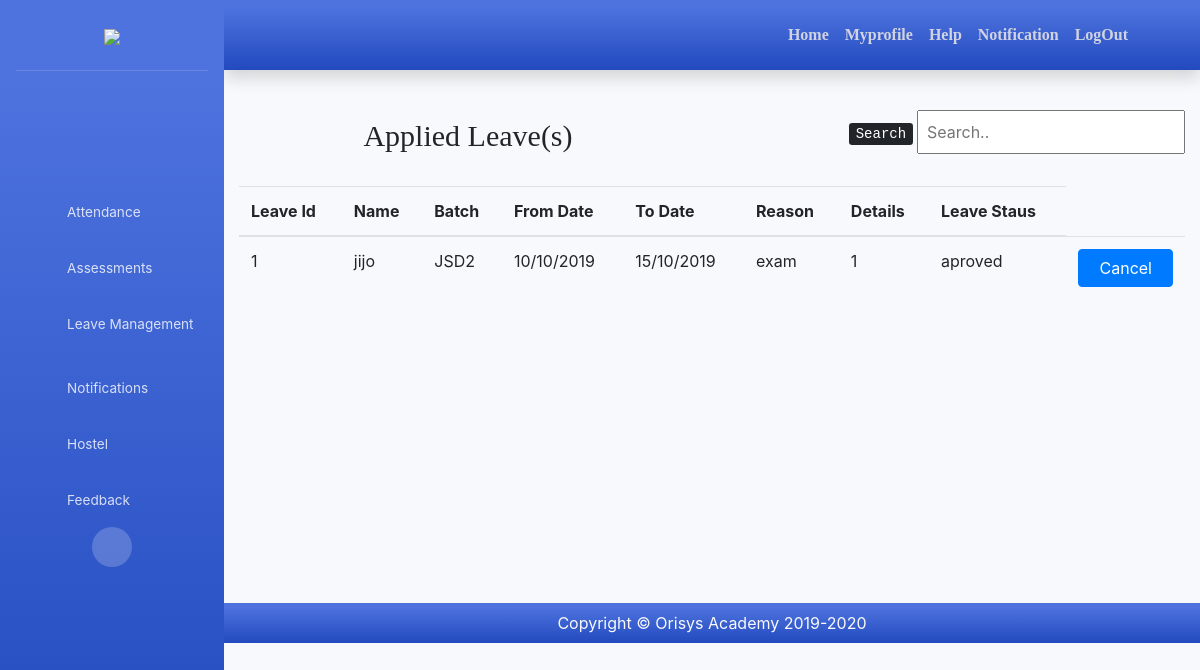
Page /studen-applied-leave/ (signed in) on the committed database.
### student/models.py (models this page shows)
class student_leave(models.Model):
    leave_id        = models.IntegerField(primary_key=True)
    name            = models.CharField(max_length=200)
    batch           = models.CharField(max_length=200,default='JSD2')
    from_date       = models.CharField(max_length=200)
    to_date         = models.CharField(max_length=200)
    reason          = models.CharField(max_length=200)
    describ         = models.CharField(max_length=200)
    status          = models.CharField(max_length=200,default='pending')
    class Meta:
       db_table = 'student_leave'

### student/views.py (the view)
# urls.py: path('studen-applied-leave/',views.st_appliedleave_view,name='stud_applied_leav'),
def st_appliedleave_view(request):
    QuerySet    = student_leave.objects.all().filter(name=request.session['stud_user'])
    return render(request,'student_applied_leave.html',{'stud_data':QuerySet})

### student/templates/student_applied_leave.html (shortened to what this page needs)
{% load static %}
<!DOCTYPE html>
<html lang="en">
<head>
  <link  rel="stylesheet" href="{% static 'fontawesome/css/all.min.css' %}">
  <link  rel="stylesheet" href="{% static 'css/sb-admin-2.min.css' %}" >
  <link  rel="stylesheet" href="{% static 'css/bootstrap.min.css' %}" >
  <link  rel="stylesheet" href="{% static 'css/style.css' %}" >
</head>
<body id="page-top" >
  <div id="wrapper">
    <ul class="navbar-nav bg-gradient-primary sidebar sidebar-dark accordion" id="accordionSidebar">
      <a class="sidebar-brand d-flex align-items-center justify-content-center" href="index.php">
			<div>
		<img src="{% static 'img/log.svg' %}" class="img-fluid">
        </div>
      </a>
      <hr class="sidebar-divider my-0">
      <li class="nav-item active">
        <a class="nav-link" href="index.php" class="text-center">
          <i class="fas fa-user user-font px-4"></i></a></li>
	   <li class="nav-item">
        <a class="nav-link collapsed" href="{% url 'student_attendence' %}">
          <i class="fas fa-user-graduate px-3"></i>
          <span>Attendance</span>
        </a>
      <li class="nav-item">
        <a class="nav-link collapsed" href="{% url 'student_assesmnt' %}">
          <i class="fas fa-chalkboard-teacher px-3"></i>
          <span>Assessments</span>
        </a>
      </li>
      <li class="nav-item">
        <a class="nav-link collapsed" href="#" data-toggle="collapse" data-target="#collapsePages" aria-expanded="true" aria-controls="collapsePages">
          <i class="fas fa-school px-3"></i>
         <span>Leave Management</span>
        </a>
      </li>
      <li class="nav-item">
        <a class="nav-link collapsed" href="notification.php">
          <i class="fas fa-bell px-3"></i>
          <span>Notifications</span>
        </a>
      </li>
      <li class="nav-item">
        <a class="nav-link" href="hostel.php">
          <i class="fas fa-info-circle px-3"></i>
          <span>Hostel</span></a>
      </li>
	  <li class="nav-item">
        <a class="nav-link" href="feedback.php">
          <i class="fas fa-info-circle px-3"></i>
          <span>Feedback</span></a>
      </li>
      <div class="text-center d-none d-md-inline">
        <button class="rounded-circle border-0" id="sidebarToggle"></button>
      </div>
    </ul>
    <div id="content-wrapper" class="d-flex flex-column">
      <div id="content">
		<div class="container-fliud">
        <nav class="navbar navbar-expand navbar-light topbar mb-4 static-top shadow bg-gradient-primary">
          <ul class="navbar-nav ml-auto pr-5 p-hide">
            <li class="nav-item ">
              <a class="nav-link " href="{%  url 'student_home_page' %}">
                <i class="fas fa-home"><p> Home</p></i>
              </a>
            </li>
			<li class="nav-item">
              <a class="nav-link " href="student-profile.php">
                <i class="fas fa-user "><p> Myprofile</p></i>
              </a>
            </li>
			<li class="nav-item">
              <a class="nav-link " href="student-home.php">
                <i class="fas fa-info"> <p>Help</p></i>
              </a>
            </li>
			<li class="nav-item">
              <a class="nav-link " href="#"  >
                <i class="fas fa-bell "><p> Notification</p></i>
              </a>
            </li>
			<li class="nav-item">
              <a class="nav-link " href="{% url 'st_logout' %}" >
                <i class="fas fa-sign-out-alt  text-gray"><p>LogOut</p></i>
              </a>
            </li>
          </ul>
        </nav>
<section class="margin_top">
	<div class="container margin_top">
		<div class="row">
			<div class="col-md-6 text-center bor py-4 t-center">
			  <h2 class="fontcol">Applied Leave(s)</h2>
			</div>
				<div class="col-md py-3 bor text-right ">
					<p class=""><kbd>Search</kbd>
					<input class="p-2" id="myInput" type="text" placeholder="Search.."></p>
				</div>
			<div class="col-md-12">
				<div style="overflow-x:auto;">
				<table class="table table-hover">
				  <thead>
					<tr>
					  <th>Leave Id</th>
            <th>Name</th>
            <th>Batch</th>
					  <th>From Date</th>
					  <th>To Date</th>
					  <th>Reason</th>
					  <th>Details</th>
					  <th>Leave Staus</th>
					</tr>
				  </thead>
					  <tbody id="myTable">
            {% if stud_data %}
            {% for i in stud_data %}
						<tr>
						  <td>{{i.leave_id}}</td>
              <td>{{i.name}}</td>
              <td>{{i.batch}}</td>
						  <td>{{i.from_date}}</td>
						  <td>{{i.to_date}}</td>
						  <td>{{i.reason}}</td>
						  <td>{{i.leave_id}}</td>
						  <td>{{i.status}}</td>
              <td><button class="btn btn-primary">Cancel</button></td>
              {% endfor %}
              {% endif %}
						</tr>
					</tbody>
				</table>
			</div>
			</div>
		</div>
	</div>
</section>
 <br>
 <br>
 <br>
 <br>
 <br>
 <br>
 <br>
 <br>
 <br>
 <br>
 <br>
 <br>
 <footer class="">
  <div class="copyright text-center bg-gradient-primary py-2 text-light">
    <span>Copyright &copy; Orisys Academy 2019-2020</span>
</div>
</footer>
</div>
</div>
</body>
</html>
</body>
</html>

### faculty/static/css/style.css (style rules this page uses)
.user-font { font-size:80px!important; }
.form-style input,button { width: 100%; }
.fontcol { font-family:fantasy; font-size: 30px; }

### rows in the picture
student_leave: leave_id "1", name "jijo", batch "JSD2", from_date "10/10/2019", to_date "15/10/2019", reason "exam", status "aproved"
